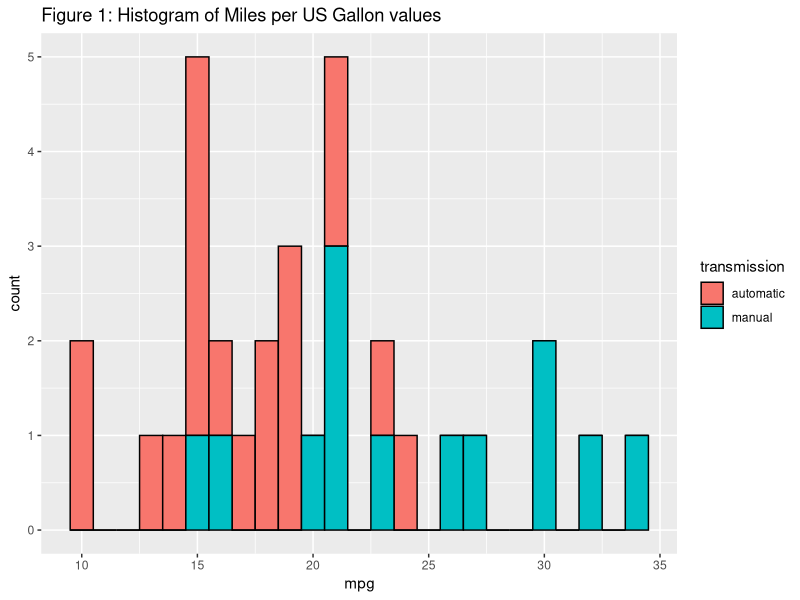
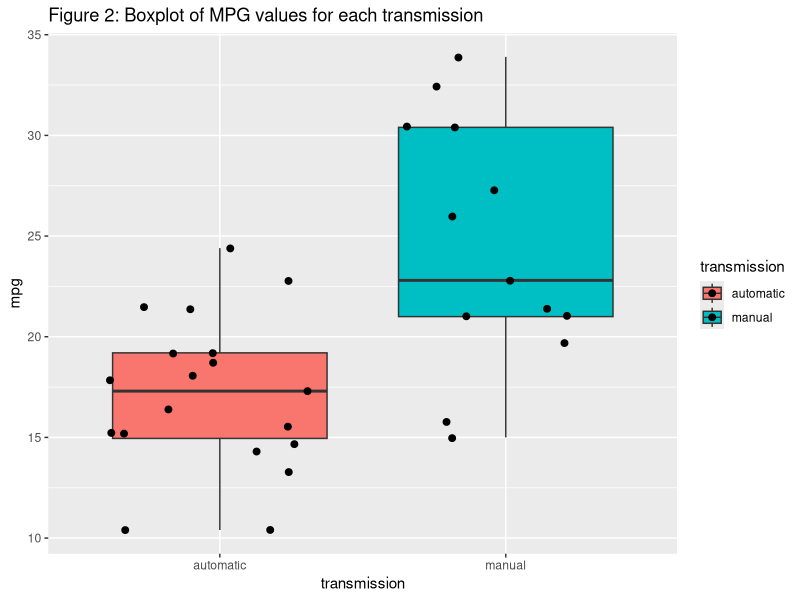
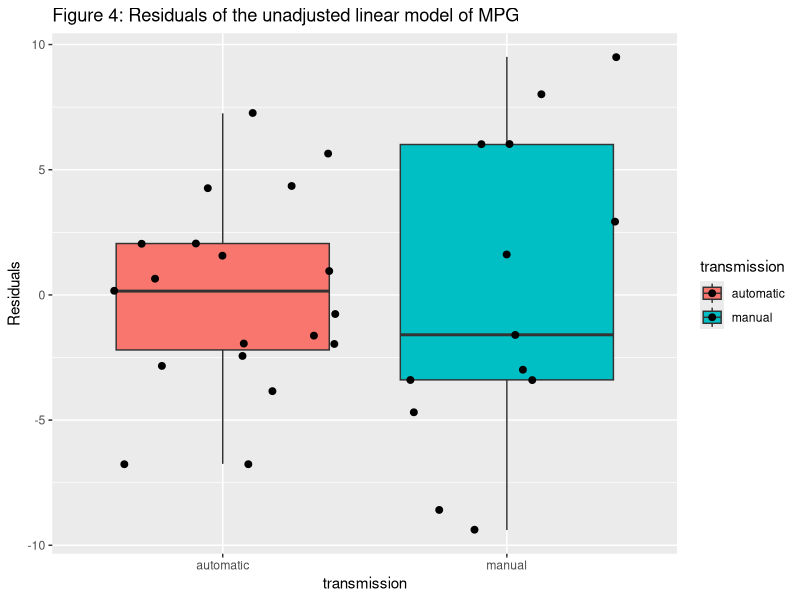

Recreate these plots in R, in order. (Note: this script raises an error after producing the figures.)
## ---- chunk 1
data(mtcars)
str(mtcars)
## ---- chunk 2
mtcars$transmission <- factor(mtcars$am, labels = c("automatic", "manual"))
mtcars <- subset(mtcars, select = -c(9))
## ---- chunk 3
library(ggplot2)
g1 <- ggplot(mtcars, aes(x=mpg, fill = transmission)) + 
  geom_histogram(binwidth = 1, col = "black") +
  ggtitle('Figure 1: Histogram of Miles per US Gallon values')
g2 <- ggplot(mtcars, aes(x=transmission, y=mpg, fill = transmission)) +
  geom_boxplot(adjust = 1) + geom_jitter(size = 2) +
  ggtitle('Figure 2: Boxplot of MPG values for each transmission')
## ---- chunk 4
library(stats);library(graphics);library(GGally)
g3 <- ggpairs(subset(mtcars, select = c(1,2,3,5,9,11)),
              colour = 'transmission', alpha = 0.6, 
              title = "Figure 3: Pair relationships in the mtcars dataset. Blue: manual, Red: automatic")
## ---- chunk 5
unadj.model <-lm(mpg ~ transmission, data=mtcars)
coeff <- summary(unadj.model)$coefficients
unadj.interv <- coeff[2,1] + c(-1,1) * qt(0.975, df = unadj.model$df) * coeff[2,2]
coeff
## ---- chunk 6
g4 <- ggplot(mtcars, aes(x = transmission, y = resid(unadj.model), fill = transmission)) +
  geom_boxplot(adjust = 1) + geom_jitter(size = 2) +
  ylab("Residuals") +
  ggtitle("Figure 4: Residuals of the unadjusted linear model of MPG")
## ---- chunk 7
library(car)
fit <- lm(mpg ~ ., data=mtcars)
vif(fit)
## ---- chunk 8
a <- summary(unadj.model)$cov.unscaled[2,2]
vars = list()
hp.model <- update(unadj.model, mpg ~ transmission + hp)
vars <- append(vars, summary(hp.model)$cov.unscaled[2,2] / a)
drat.model <- update(unadj.model, mpg ~ transmission + drat)
vars <- append(vars, summary(drat.model)$cov.unscaled[2,2] / a)
qsec.model <- update(unadj.model, mpg ~ transmission + qsec)
vars <- append(vars, summary(qsec.model)$cov.unscaled[2,2] / a)
vs.model <- update(unadj.model, mpg ~ transmission + vs)
vars <- append(vars, summary(vs.model)$cov.unscaled[2,2] / a)
gear.model <- update(unadj.model, mpg ~ transmission + gear)
vars <- append(vars, summary(gear.model)$cov.unscaled[2,2] / a)
carb.model <- update(unadj.model, mpg ~ transmission + carb)
vars <- append(vars, summary(carb.model)$cov.unscaled[2,2] / a)
str(vars)
## ---- chunk 9
summary(cyl2.model)$cov.unscaled[2,2] / b
hp2.model <- update(carb.model, mpg ~ transmission + hp + carb)
summary(hp2.model)$cov.unscaled[2,2] / b
drat2.model <- update(carb.model, mpg ~ transmission + drat + carb)
summary(drat2.model)$cov.unscaled[2,2] / b
qsec2.model <- update(carb.model, mpg ~ transmission + qsec + carb)
summary(qsec2.model)$cov.unscaled[2,2] / b
vs2.model <- update(carb.model, mpg ~ transmission + vs + carb)
summary(vs2.model)$cov.unscaled[2,2] / b
## ---- chunk 10
adj.coeff <- summary(qsec2.model)$coefficients
adj.interv <- adj.coeff[2,1] + c(-1,1) * qt(0.975, df = qsec2.model$df) * adj.coeff[2,2]
## ---- chunk 11
g1
g2
## ---- chunk 12
g3
## ---- chunk 13
g4
par(mfrow = c(2,2))
plot(qsec2.model)
title("Figure 5: Residual plot of the final model")
